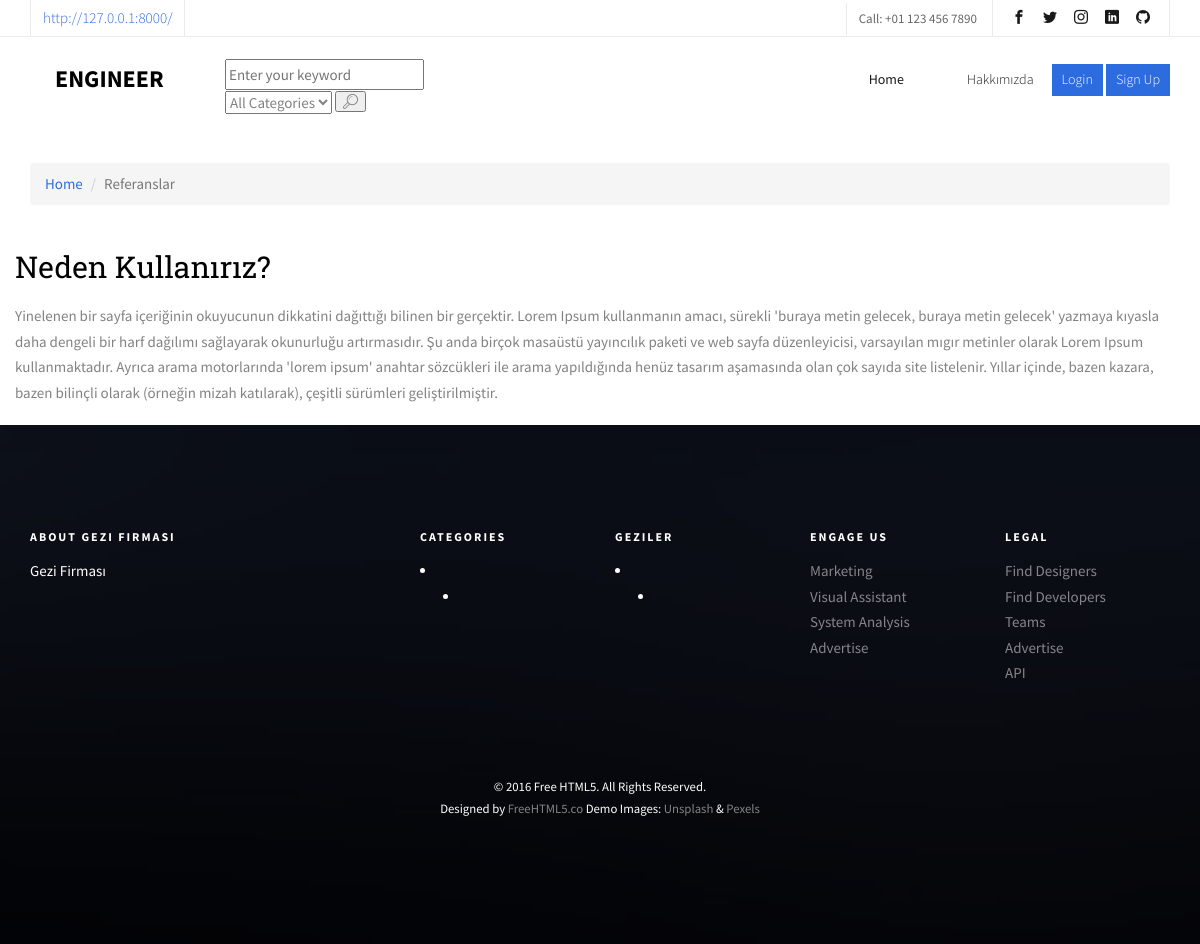
/referanslar/, run on the app's committed database.
### home/models.py (models this page shows, shortened)
class Settings(models.Model):
    STATUS = (
        ('True', 'Evet'),
        ('False', 'Hayır'),
    )
    title = models.CharField(max_length=150)
    keywords = models.CharField(max_length=255)
    description = models.CharField(max_length=255)
    company = models.CharField(max_length=50)
    address = models.CharField(blank=True, max_length=150)
    phone = models.CharField(blank=True, max_length=15)
    fax = models.CharField(blank=True, max_length=15)
    email = models.CharField(blank=True, max_length=50)
    smtp_server = models.CharField(blank=True, max_length=20)
    smtp_email = models.CharField(blank=True, max_length=20)
    smtp_password = models.CharField(blank=True, max_length=20)
    smtp_port = models.CharField(blank=True, max_length=20)
    icon = models.ImageField(blank=True, upload_to='images/')
    facebook = models.CharField(max_length=50)
    instagram = models.CharField(max_length=50)
    twitter = models.CharField(max_length=50)
    about_us = RichTextUploadingField(blank=True)
    contact = RichTextUploadingField(blank=True)
    references = RichTextUploadingField(blank=True)
    status = models.CharField(max_length=10, choices=STATUS)
    create_at = models.DateTimeField(auto_now_add=True)
    update_at = models.DateTimeField(auto_now=True)

### home/views.py (the view)
# urls.py: path('referanslar/', views.referanslar, name='referanslar'),
def referanslar(request):
    settings = Settings.objects.get(pk=1)
    context = {'settings': settings}
    return render(request, 'referanslar.html', context)

### home/context_processors.py (called while the page is built)
def category(request):
    return {
        'category': Category.objects.all(),
        'settings': Settings.objects.get(pk=1),
        'content': Content.objects.all()
    }

### home/templates/referanslar.html (shortened to what this page needs)
{% extends "homebase.html" %}
{% block content %}
    <div id="breadcrumb">
        <div class="container">
            <ul class="breadcrumb">
                <li><a href="/">Home</a></li>
                <li class="active">Referanslar</li>
            </ul>
        </div>
    </div>&emsp;
    <div class="section">
        <div class="container">
            <div class="row">
                {{ settings.references|safe }}
            </div>
        </div>
    </div>
{% endblock %}

### home/templates/footer.html (shortened to what this page needs)
{% load static %}
	<footer id="fh5co-footer" role="contentinfo" style="background-image: url(static/images/img_bg_4.jpg);">
		<div class="overlay"></div>
		<div class="container">
			<div class="row row-pb-md">
				<div class="col-md-3 fh5co-widget">
					<h3>About {{ settings.company }}</h3>
					<p>{{ settings.description }}</p>
				</div>
				<div class="col-md-2 col-sm-4 col-xs-6 col-md-push-1 fh5co-widget">
					<h3>Categories</h3>
                        {% load mptt_tags %}
                        {% recursetree category %}
                             <li>
                                {% if not node.is_leaf_node %}
                                    <ul>
                                        <li><a href="#">{{  children }}</a></li>
                                    </ul>
                                {% endif %}
                            </li>
                        {% endrecursetree %}
				</div>
				<div class="col-md-2 col-sm-4 col-xs-6 col-md-push-1 fh5co-widget">
					<h3>Geziler</h3>
                {% load mptt_tags %}
                        {% recursetree category %}
                             <li>
                                {% if not node.is_leaf_node %}
                                    <ul>
                                        <li><a href="#">{{  children }}</a></li>
                                    </ul>
                                {% endif %}
                            </li>
                        {% endrecursetree %}
				</div>
				<div class="col-md-2 col-sm-4 col-xs-6 col-md-push-1 fh5co-widget">
					<h3>Engage us</h3>
					<ul class="fh5co-footer-links">
						<li><a href="#">Marketing</a></li>
						<li><a href="#">Visual Assistant</a></li>
						<li><a href="#">System Analysis</a></li>
						<li><a href="#">Advertise</a></li>
					</ul>
				</div>
				<div class="col-md-2 col-sm-4 col-xs-6 col-md-push-1 fh5co-widget">
					<h3>Legal</h3>
					<ul class="fh5co-footer-links">
						<li><a href="#">Find Designers</a></li>
						<li><a href="#">Find Developers</a></li>
						<li><a href="#">Teams</a></li>
						<li><a href="#">Advertise</a></li>
						<li><a href="#">API</a></li>
					</ul>
				</div>
			</div>
			<div class="row copyright">
				<div class="col-md-12 text-center">
					<p>
						<small class="block">&copy; 2016 Free HTML5. All Rights Reserved.</small>
						<small class="block">Designed by <a href="http://freehtml5.co/" target="_blank">FreeHTML5.co</a> Demo Images: <a href="http://unsplash.co/" target="_blank">Unsplash</a> &amp; <a href="https://www.pexels.com/" target="_blank">Pexels</a></small>
					</p>
				</div>
			</div>
		</div>
	</footer>
	</div>

### home/static/css/style.css (style rules this page uses)
body { font-family: "Source Sans Pro", Arial, sans-serif; font-weight: 400; font-size: 15px; line-height: 1.7; color: #828282; background: #fff; }
a { color: #2D6CDF; -webkit-transition: 0.5s; -o-transition: 0.5s; transition: 0.5s; }
p { margin-bottom: 20px; }
h1, h2, h3, h4, h5, h6, figure { color: #000; font-family: "Roboto Slab", serif; font-weight: 400; margin: 0 0 20px 0; }
#fh5co-course-categories, #fh5co-counter, #fh5co-course, #fh5co-register, #fh5co-pricing, #fh5co-testimonial, #fh5co-blog, #fh5co-about, #fh5co-staff, #fh5co-contact, #fh5co-footer { padding: 7em 0; clear: both; }
#fh5co-footer { background: #efefef; background-size: cover; background-position: center center; background-repeat: no-repeat; position: relative; color: #fff !important; }
#fh5co-footer .overlay { position: absolute; top: 0; left: 0; right: 0; bottom: 0; background: rgba(0, 0, 0, 0.85); -webkit-transition: 0.5s; -o-transition: 0.5s; transition: 0.5s; }
#fh5co-footer .fh5co-footer-links { padding: 0; margin: 0; }
#fh5co-footer .fh5co-footer-links li { padding: 0; margin: 0; list-style: none; }
#fh5co-footer .fh5co-footer-links li a { color: rgba(255, 255, 255, 0.5); text-decoration: none; }
#fh5co-footer .fh5co-widget { margin-bottom: 30px; }
#fh5co-footer .fh5co-widget h3 { margin-bottom: 15px; font-weight: bold; font-size: 12px; letter-spacing: 2px; text-transform: uppercase; font-family: "Source Sans Pro", Arial, sans-serif; color: #fff; }
#fh5co-footer .copyright .block { display: block; }
#fh5co-footer .copyright .block a { color: rgba(255, 255, 255, 0.5); }
.row-pb-md { padding-bottom: 4em !important; }

### data on the page
Settings: references "Neden Kullanırız? Yinelenen bir sayfa içeriğinin okuyucunun dikkatini dağıttığı bilinen bir gerçektir. Lorem Ipsum kullanmanın amacı, sürekli 'buraya metin gelecek, buraya metin gelecek' yazmaya kıyasla daha dengeli bir harf dağılımı sağlayarak okunurluğu artırmasıdır. Şu anda birçok masaüstü yayıncılık paketi ve web sayfa düzenleyicisi, varsayılan mıgır metinler olarak Lorem Ipsum kullanmaktadır. Ayrıca arama motorlarında 'lorem ipsum' anahtar sözcükleri ile arama yapıldığında henüz tasarım aşamasında olan çok sayıda site listelenir. Yıllar içinde, bazen kazara, bazen bilinçli olarak (örneğin mizah katılarak), çeşitli sürümleri geliştirilmiştir.", company "GEZI FIRMASI", description "Gezi Firması"
